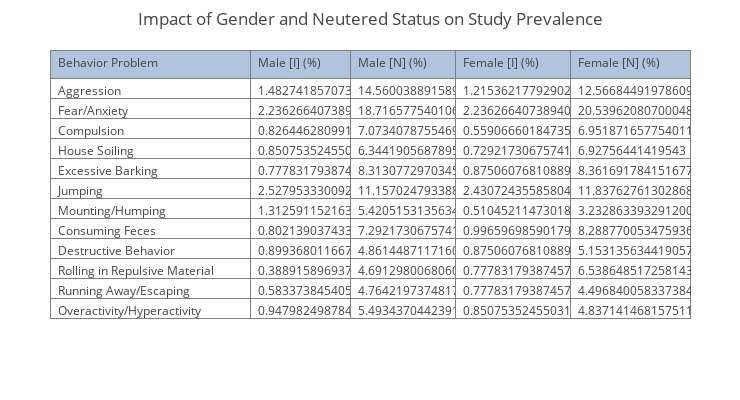

The code cell stored with this chart in its notebook:
### Markdown cell above
### 8.1 On Study Prevalence:

This section examines the impact gender and neutered status had on the prevalence among all participating dogs (i.e. the probability of selecting a dog with the specific sex, neutered status, and behavior problem from the entire study population).

Note: \[I\] = intact, \[N\] = neutered

### Code cell
# Create the necessary dataframe.
fields = []
labels = []
for counter, cat in enumerate(CATEGORY, 1):
    if counter > 10:
        counter += 1;
    fields.append('q02_main_{}'.format(counter))
    labels.append(cat)   
fields.extend(('dog_sex', 'dog_spayed'))
labels.extend(('Gender', 'Neutered'))
fields = ', '.join(fields)
df = createNumericDataFrame(DOG_TABLE, fields, labels, filtered=True)

df_intact_male = df[(df['Gender'] == 1) & (df['Neutered'] == 0)].drop(
    columns=['Gender', 'Neutered'])
df_neutered_male = df[(df['Gender'] == 1) & (df['Neutered'] == 1)].drop(
    columns=['Gender', 'Neutered'])
df_intact_female = df[(df['Gender'] == 2) & (df['Neutered'] == 0)].drop(
    columns=['Gender', 'Neutered'])
df_neutered_female = df[(df['Gender'] == 2) & (df['Neutered'] == 1)].drop(
    columns=['Gender', 'Neutered'])

intact_male_s = df_intact_male.sum()
neutered_male_s = df_neutered_male.sum()
intact_female_s = df_intact_female.sum()
neutered_female_s = df_neutered_female.sum()

intact_male_p = intact_male_s.apply(PREVALENCE)
neutered_male_p = neutered_male_s.apply(PREVALENCE)
intact_female_p = intact_female_s.apply(PREVALENCE)
neutered_female_p = neutered_female_s.apply(PREVALENCE)

# Get individual behavior problem counts and display as a table.
data = [go.Table(columnwidth = [200, 100, 105, 115, 120],
                 header=dict(values=['Behavior Problem', 'Male [I] (%)',
                                     'Male [N] (%)', 'Female [I] (%)',
                                     'Female [N] (%)'],
                             fill = dict(color='#B0C4DE'),
                             align = ['left'] * 5),
                 cells=dict(values=[labels[:-2], intact_male_p.values,
                                    neutered_male_p.values, intact_female_p.values,
                                    neutered_female_p],
                            align = ['left'] * 5,
                            format = [None, '.2f' * 4]))]
layout = go.Layout(title='Impact of Gender and Neutered Status on Study Prevalence',
                   width=740,
                   height=400,
                   margin=go.Margin(l=50, r=50, b=50, t=50, pad=4))
fig = dict(data=data, layout=layout)
if SAVE_OUTPUT:
    py.plot(fig, image='png', image_width=740, image_height=400,
            image_filename='8_1_study_prevalence')
py.iplot(fig)

### Figure 1 — Plotly figure (JSON) as saved in the notebook; plotly's stock layout.template omitted (floating-point values rounded to 4 significant figures)
{"data": [{"cells": {"align": ["left", "left", "left", "left", "left"], "format": [null, ".2f.2f.2f.2f"], "values": [["Aggression", "Fear/Anxiety", "Compulsion", "House Soiling", "Excessive Barking", "Jumping", "Mounting/Humping", "Consuming Feces", "Destructive Behavior", "Rolling in Repulsive Material", "Running Away/Escaping", "Overactivity/Hyperactivity"], [1.483, 2.236, 0.8264, 0.8508, 0.7778, 2.528, 1.313, 0.8021, 0.8994, 0.3889, 0.5834, 0.948], [14.56, 18.72, 7.073, 6.344, 8.313, 11.16, 5.421, 7.292, 4.861, 4.691, 4.764, 5.493], [1.215, 2.236, 0.5591, 0.7292, 0.8751, 2.431, 0.5105, 0.9966, 0.8751, 0.7778, 0.7778, 0.8508], [12.57, 20.54, 6.952, 6.928, 8.362, 11.84, 3.233, 8.289, 5.153, 6.539, 4.497, 4.837]]}, "columnwidth": [200, 100, 105, 115, 120], "header": {"align": ["left", "left", "left", "left", "left"], "fill": {"color": "#B0C4DE"}, "values": ["Behavior Problem", "Male [I] (%)", "Male [N] (%)", "Female [I] (%)", "Female [N] (%)"]}, "type": "table"}], "layout": {"height": 400, "margin": {"b": 50, "l": 50, "pad": 4, "r": 50, "t": 50}, "title": "Impact of Gender and Neutered Status on Study Prevalence", "width": 740}}
